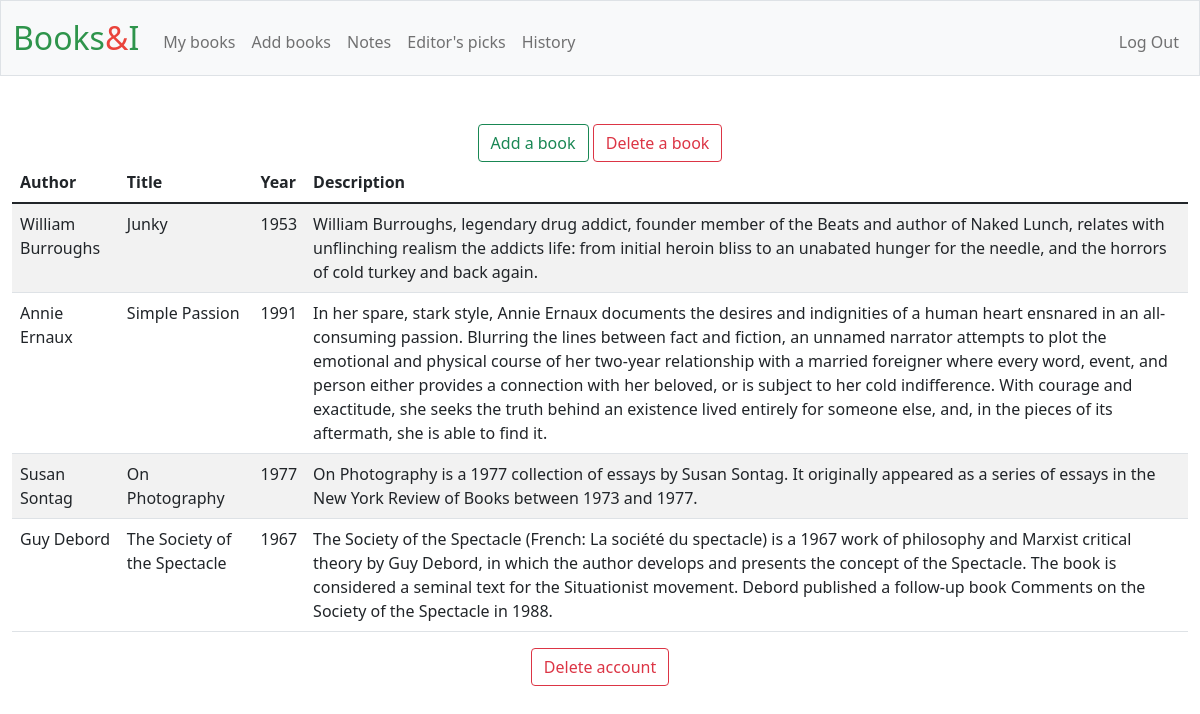
The app's page /mybooks (signed in) with its own data.
### tables this page shows
CREATE TABLE 'books' ('id' INTEGER PRIMARY KEY AUTOINCREMENT NOT NULL, 'title' TEXT, 'author' TEXT, 'year' INTEGER, 'description' TEXT,'uploader' INTEGER, 'timestamp' INTEGER DEFAULT CURRENT_TIMESTAMP, 'uploader_name' TEXT);

### app.py (the view)
@app.route("/mybooks")
@login_required
def index():
    books = db.execute(
        "SELECT author, title, year, description FROM books WHERE uploader = ? GROUP BY timestamp ORDER BY timestamp DESC", session["user_id"])
    return render_template("mybooks.html", books=books)

### app.py (called while the page is built)
@app.after_request
def after_request(response):
    response.headers["Cache-Control"] = "no-cache, no-store, must-revalidate"
    response.headers["Expires"] = 0
    response.headers["Pragma"] = "no-cache"
    return response

### helpers.py (called while the page is built)
def login_required(f):
    @wraps(f)
    def decorated_function(*args, **kwargs):
        if session.get("user_id") is None:
            return redirect("/login")
        return f(*args, **kwargs)
    return decorated_function

### templates/mybooks.html (shortened to what this page needs)
{% extends "layout.html" %}
{% block main %}
    <header>
        <a href="/add" class="btn btn-outline-success">Add a book</button></a>
        <a href="/deleteBook" class="btn btn-outline-danger">Delete a book</button></a>
    </header>
    <table class="table table-striped">
        <thead>
            <tr>
                <th class="text-start">Author</th>
                <th class="text-start">Title</th>
                <th class="text-start">Year</th>
                <th class="text-start">Description</th>
            </tr>
        </thead>
        <tbody>
            {% for book in books %}
            <tr>
                <td class="text-start">{{ book["author"] }}</td>
                <td class="text-start">{{ book["title"] }}</td>
                <td class="text-start">{{ book["year"] }}</td>
                <td class="text-start">{{ book["description"] }}</td>
            </tr>
            {% endfor %}
    </tbody>
    </table>
    <footer class="mb-5 small text-center text-muted">
        <a href="/deleteAccount" class="btn btn-outline-danger">Delete account</button></a>
    </footer>
{% endblock %}

### templates/layout.html (shortened to what this page needs)
<!DOCTYPE html>
<html lang="en">
    <head>
        <link href="https://cdn.jsdelivr.net/npm/bootstrap@5.1.3/dist/css/bootstrap.min.css" rel="stylesheet">
        <link href="/static/styles.css" rel="stylesheet">
    </head>
    <body>
        <nav class="bg-light border navbar navbar-expand-md navbar-light">
            <div class="container-fluid">
                <a class="navbar-brand" href="/"><span class="green">Books</span><span class="red">&</span><span class="green">I</span></a>
                <div class="collapse navbar-collapse" id="navbar">
                    {% if session["user_id"] %}
                        <ul class="navbar-nav me-auto mt-2">
                            <li class="nav-item"><a class="nav-link" href="/mybooks">My books</a></li>
                            <li class="nav-item"><a class="nav-link" href="/add">Add books</a></li>
                            <li class="nav-item"><a class="nav-link" href="/notes">Notes</a></li>
                            <li class="nav-item"><a class="nav-link" href="/">Editor's picks</a></li>
                            <li class="nav-item"><a class="nav-link" href="/history">History</a></li>
                        </ul>
                        <ul class="navbar-nav ms-auto mt-2">
                            <li class="nav-item"><a class="nav-link" href="/logout">Log Out</a></li>
                        </ul>
                    {% else %}
                        <ul class="navbar-nav ms-auto mt-2">
                            <li class="nav-item"><a class="nav-link" href="/register">Register</a></li>
                            <li class="nav-item"><a class="nav-link" href="/login">Log In</a></li>
                        </ul>
                    {% endif %}
                </div>
            </div>
        </nav>
        <main class="container-fluid py-5 text-center">
            {% block main %}{% endblock %}
        </main>
    </body>
</html>

### static/styles.css (style rules this page uses)
nav .navbar-brand { font-size: xx-large; }
nav .navbar-brand .red { color: #ea433b; }
nav .navbar-brand .green { color: #2e944b; }

### records on screen
books: author "William Burroughs", title "Junky", year "1953", description "William Burroughs, legendary drug addict, founder member of the Beats and author of Naked Lunch, relates with unflinching realism the addicts life: from initial heroin bliss to an unabated hunger for the needle, and the horrors of cold turkey and back again."
books: author "Annie Ernaux", title "Simple Passion", year "1991", description "In her spare, stark style, Annie Ernaux documents the desires and indignities of a human heart ensnared in an all-consuming passion. Blurring the lines between fact and fiction, an unnamed narrator attempts to plot the emotional and physical course of her two-year relationship with a married foreigner where every word, event, and person either provides a connection with her beloved, or is subject to her cold indifference. With courage and exactitude, she seeks the truth behind an existence lived entirely for someone else, and, in the pieces of its aftermath, she is able to find it."
books: author "Susan Sontag", title "On Photography", year "1977", description "On Photography is a 1977 collection of essays by Susan Sontag. It originally appeared as a series of essays in the New York Review of Books between 1973 and 1977."
books: author "Guy Debord", title "The Society of the Spectacle", year "1967", description "The Society of the Spectacle (French: La société du spectacle) is a 1967 work of philosophy and Marxist critical theory by Guy Debord, in which the author develops and presents the concept of the Spectacle. The book is considered a seminal text for the Situationist movement. Debord published a follow-up book Comments on the Society of the Spectacle in 1988."
